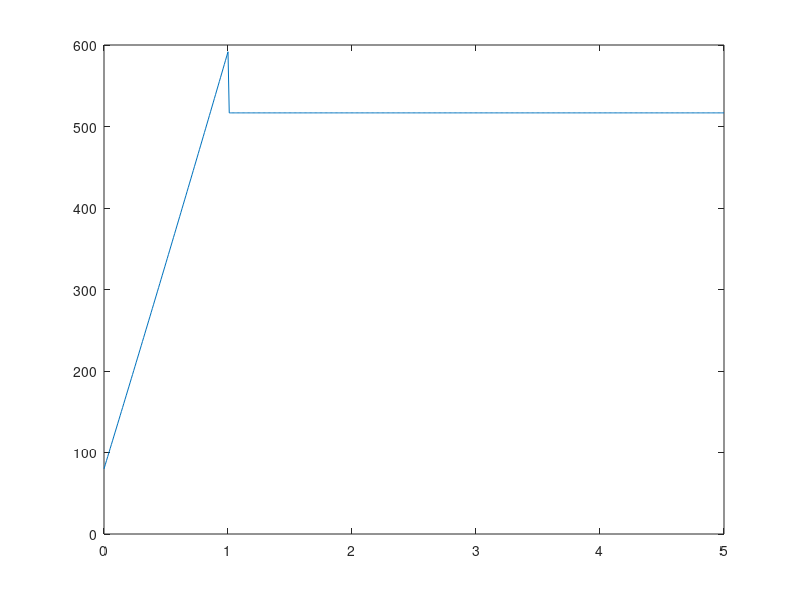

This figure's MATLAB source:
t=0:0.01:5;
Paw=zeros(1,length(t));
Pa=0;
C0=5;
R=3;
K=0.00009;

for i=0:length(t)-1
    if t(1,i+1)<=1
        dV=25;
    else
        dV=0;
    end
    dPa=(dV/C0)*exp(K*Pa);
    Pa=Pa+dPa;
    Paw(i+1)=R*dV+Pa;
end
plot(t,Paw)